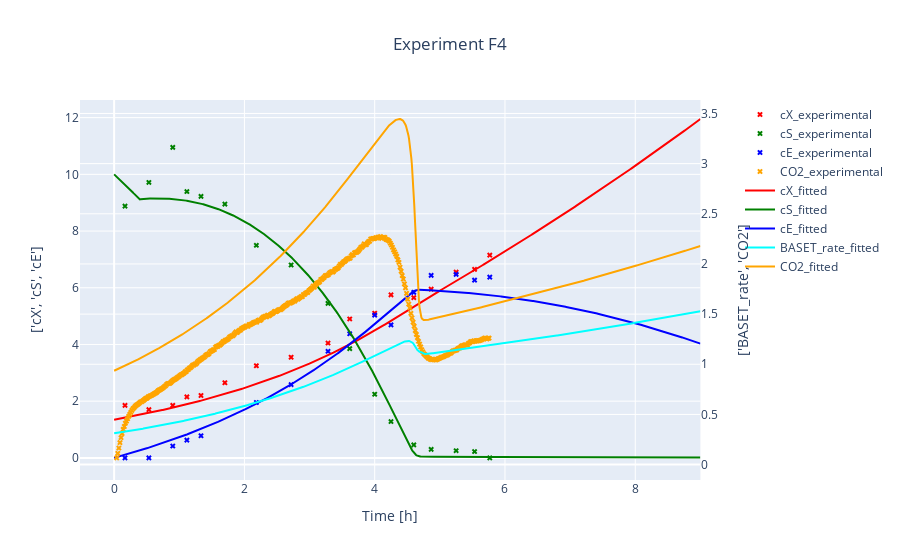
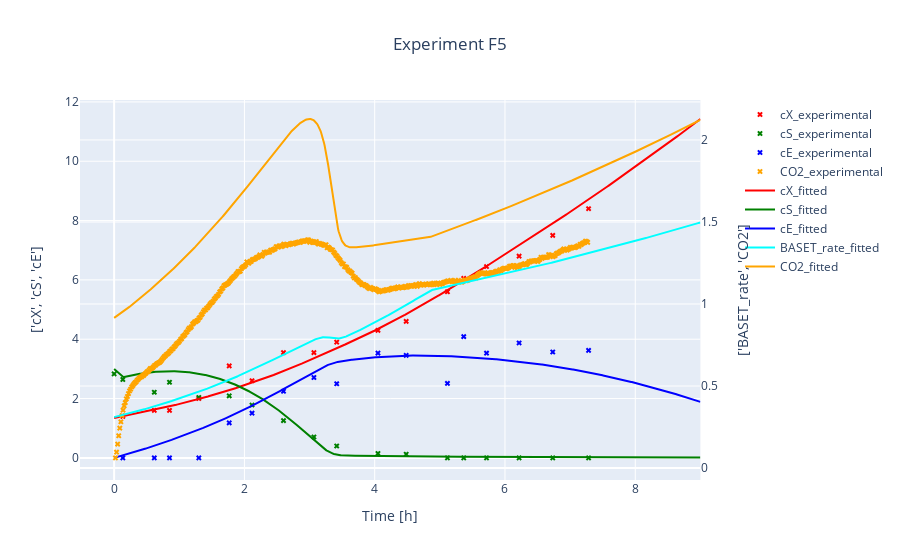
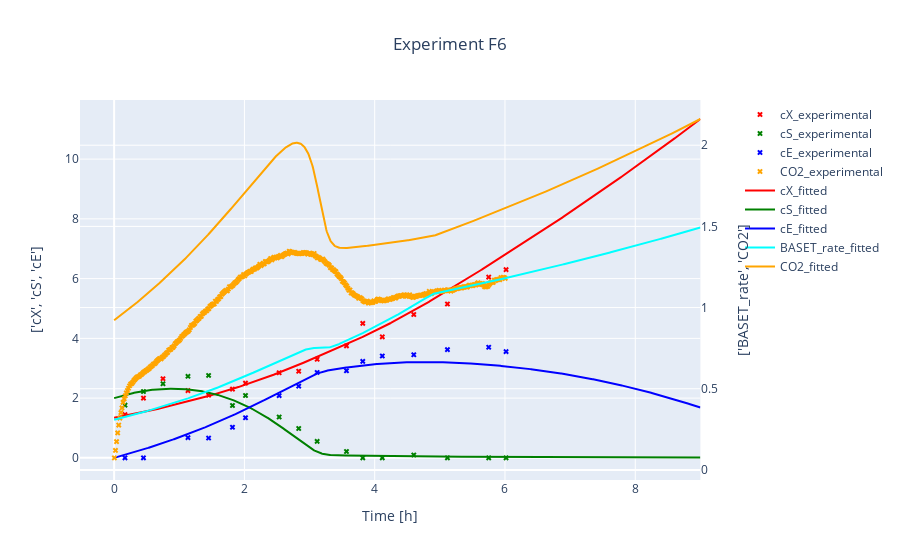
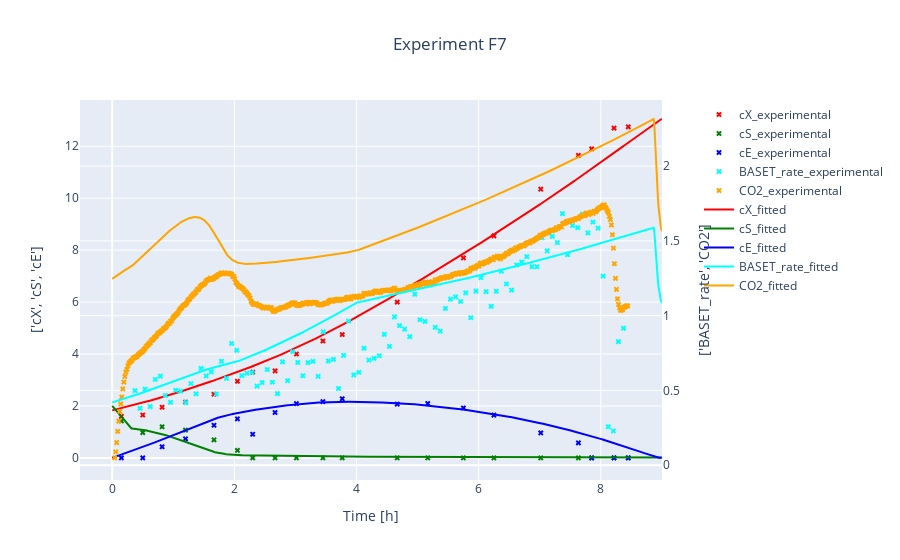

Source (notebook cell) for these figures, in order:
### Code cell
#Get datasets of experiments and simulate for each expriment, save both in seperate dictionaries
#it is necessary to estimate beforehand (yeast.estimate) for good simulation results, because yeast.p takes on the estimated params after estimation
t_grid = np.linspace(0,9,1001)      #artificial t_grid

sim_dict_all = {experiment.exp_id: yeast.simulate(experiment = experiment, t_grid = t_grid) for experiment in experiment_dict.values()}
#experiment_dataset_dict_all = {experiment.exp_id: experiment.dataset for experiment in experiment_dict.values()} # also possible to give

#visualize experiments and simulated data simultaneously
for exp_id  in experiment_dict.keys():
    title = "Experiment {0}".format(exp_id) 
    visualize(experiment_dict[exp_id] , sim_dict_all[exp_id], title = title, suffix_1= "_experimental", suffix_2 = "_fitted")

### Figure 1 — Plotly figure (JSON) as saved in the notebook; plotly's stock layout.template omitted (floating-point values rounded to 4 significant figures; data arrays with more than 128 entries replaced by an {"elided": "..."} marker saying what was removed)
{"data": [{"marker": {"color": "red", "size": 5, "symbol": "x"}, "mode": "markers", "name": "cX_experimental", "type": "scatter", "x": [0, 0.1667, 0.5333, 0.9, 1.117, 1.333, 1.7, 2.183, 2.717, 3.283, 3.617, 4, 4.25, 4.6, 4.867, 5.25, 5.533, 5.767], "xaxis": "x", "y": [null, 1.85, 1.7, 1.85, 2.15, 2.2, 2.65, 3.25, 3.55, 4.05, 4.9, 5.1, 5.75, 5.65, 5.95, 6.55, 6.65, 7.15], "yaxis": "y"}, {"marker": {"color": "green", "size": 5, "symbol": "x"}, "mode": "markers", "name": "cS_experimental", "type": "scatter", "x": [0, 0.1667, 0.5333, 0.9, 1.117, 1.333, 1.7, 2.183, 2.717, 3.283, 3.617, 4, 4.25, 4.6, 4.867, 5.25, 5.533, 5.767], "xaxis": "x", "y": [null, 8.879, 9.714, 10.95, 9.394, 9.222, 8.95, 7.498, 6.802, 5.449, 3.853, 2.245, 1.281, 0.4575, 0.2988, 0.2528, 0.223, 0], "yaxis": "y"}, {"marker": {"color": "blue", "size": 5, "symbol": "x"}, "mode": "markers", "name": "cE_experimental", "type": "scatter", "x": [0, 0.1667, 0.5333, 0.9, 1.117, 1.333, 1.7, 2.183, 2.717, 3.283, 3.617, 4, 4.25, 4.6, 4.867, 5.25, 5.533, 5.767], "xaxis": "x", "y": [null, 0, 0, 0.4172, 0.6247, 0.7807, null, 1.953, 2.585, 3.759, 4.379, 5.034, 4.689, 5.837, 6.437, 6.472, 6.267, 6.374], "yaxis": "y"}, {"marker": {"color": "orange", "size": 5, "symbol": "x"}, "mode": "markers", "name": "CO2_experimental", "type": "scatter", "x": {"elided": "344 float values"}, "xaxis": "x", "y": {"elided": "344 float values"}, "yaxis": "y2"}, {"marker": {"color": "red", "size": 5, "symbol": "x"}, "mode": "lines", "name": "cX_fitted", "type": "scatter", "x": {"elided": "1001 float values"}, "xaxis": "x", "y": {"elided": "1001 float values"}, "yaxis": "y"}, {"marker": {"color": "green", "size": 5, "symbol": "x"}, "mode": "lines", "name": "cS_fitted", "type": "scatter", "x": {"elided": "1001 float values"}, "xaxis": "x", "y": {"elided": "1001 float values"}, "yaxis": "y"}, {"marker": {"color": "blue", "size": 5, "symbol": "x"}, "mode": "lines", "name": "cE_fitted", "type": "scatter", "x": {"elided": "1001 float values"}, "xaxis": "x", "y": {"elided": "1001 float values"}, "yaxis": "y"}, {"marker": {"color": "cyan", "size": 5, "symbol": "x"}, "mode": "lines", "name": "BASET_rate_fitted", "type": "scatter", "x": {"elided": "1001 float values"}, "xaxis": "x", "y": {"elided": "1001 float values"}, "yaxis": "y2"}, {"marker": {"color": "orange", "size": 5, "symbol": "x"}, "mode": "lines", "name": "CO2_fitted", "type": "scatter", "x": {"elided": "1001 float values"}, "xaxis": "x", "y": {"elided": "1001 float values"}, "yaxis": "y2"}], "layout": {"legend": {"x": 1}, "title": {"text": "Experiment F4", "x": 0.5}, "xaxis": {"anchor": "y", "domain": [0, 0.94], "title": {"text": "Time [h]"}}, "yaxis": {"anchor": "x", "domain": [0, 1], "title": {"standoff": 20, "text": "['cX', 'cS', 'cE']"}}, "yaxis2": {"anchor": "x", "overlaying": "y", "side": "right", "title": {"standoff": 20, "text": "['BASET_rate', 'CO2']"}}}}

### Figure 2 — Plotly figure (JSON) as saved in the notebook; plotly's stock layout.template omitted (floating-point values rounded to 4 significant figures; data arrays with more than 128 entries replaced by an {"elided": "..."} marker saying what was removed)
{"data": [{"marker": {"color": "red", "size": 5, "symbol": "x"}, "mode": "markers", "name": "cX_experimental", "type": "scatter", "x": [0, 0.1333, 0.6167, 0.85, 1.3, 1.767, 2.117, 2.6, 3.067, 3.417, 4.05, 4.483, 5.117, 5.367, 5.717, 6.217, 6.733, 7.283], "xaxis": "x", "y": [null, 1.4, 1.6, 1.6, 2, 3.1, 2.6, 3.55, 3.55, 3.9, 4.3, 4.6, 5.6, 6.05, 6.45, 6.8, 7.5, 8.4], "yaxis": "y"}, {"marker": {"color": "green", "size": 5, "symbol": "x"}, "mode": "markers", "name": "cS_experimental", "type": "scatter", "x": [0, 0.1333, 0.6167, 0.85, 1.3, 1.767, 2.117, 2.6, 3.067, 3.417, 4.05, 4.483, 5.117, 5.367, 5.717, 6.217, 6.733, 7.283], "xaxis": "x", "y": [2.832, 2.643, 2.213, 2.55, 2.034, 2.091, 1.781, 1.256, 0.7038, 0.3995, 0.1465, 0.1218, 0, 0, 0, 0, 0, 0], "yaxis": "y"}, {"marker": {"color": "blue", "size": 5, "symbol": "x"}, "mode": "markers", "name": "cE_experimental", "type": "scatter", "x": [0, 0.1333, 0.6167, 0.85, 1.3, 1.767, 2.117, 2.6, 3.067, 3.417, 4.05, 4.483, 5.117, 5.367, 5.717, 6.217, 6.733, 7.283], "xaxis": "x", "y": [null, 0, 0, 0, 0, 1.182, 1.506, 2.246, 2.71, 2.498, 3.533, 3.457, 2.51, 4.089, 3.531, 3.874, 3.568, 3.623], "yaxis": "y"}, {"marker": {"color": "orange", "size": 5, "symbol": "x"}, "mode": "markers", "name": "CO2_experimental", "type": "scatter", "x": {"elided": "436 float values"}, "xaxis": "x", "y": {"elided": "436 float values"}, "yaxis": "y2"}, {"marker": {"color": "red", "size": 5, "symbol": "x"}, "mode": "lines", "name": "cX_fitted", "type": "scatter", "x": {"elided": "1001 float values"}, "xaxis": "x", "y": {"elided": "1001 float values"}, "yaxis": "y"}, {"marker": {"color": "green", "size": 5, "symbol": "x"}, "mode": "lines", "name": "cS_fitted", "type": "scatter", "x": {"elided": "1001 float values"}, "xaxis": "x", "y": {"elided": "1001 float values"}, "yaxis": "y"}, {"marker": {"color": "blue", "size": 5, "symbol": "x"}, "mode": "lines", "name": "cE_fitted", "type": "scatter", "x": {"elided": "1001 float values"}, "xaxis": "x", "y": {"elided": "1001 float values"}, "yaxis": "y"}, {"marker": {"color": "cyan", "size": 5, "symbol": "x"}, "mode": "lines", "name": "BASET_rate_fitted", "type": "scatter", "x": {"elided": "1001 float values"}, "xaxis": "x", "y": {"elided": "1001 float values"}, "yaxis": "y2"}, {"marker": {"color": "orange", "size": 5, "symbol": "x"}, "mode": "lines", "name": "CO2_fitted", "type": "scatter", "x": {"elided": "1001 float values"}, "xaxis": "x", "y": {"elided": "1001 float values"}, "yaxis": "y2"}], "layout": {"legend": {"x": 1}, "title": {"text": "Experiment F5", "x": 0.5}, "xaxis": {"anchor": "y", "domain": [0, 0.94], "title": {"text": "Time [h]"}}, "yaxis": {"anchor": "x", "domain": [0, 1], "title": {"standoff": 20, "text": "['cX', 'cS', 'cE']"}}, "yaxis2": {"anchor": "x", "overlaying": "y", "side": "right", "title": {"standoff": 20, "text": "['BASET_rate', 'CO2']"}}}}

### Figure 3 — Plotly figure (JSON) as saved in the notebook; plotly's stock layout.template omitted (floating-point values rounded to 4 significant figures; data arrays with more than 128 entries replaced by an {"elided": "..."} marker saying what was removed)
{"data": [{"marker": {"color": "red", "size": 5, "symbol": "x"}, "mode": "markers", "name": "cX_experimental", "type": "scatter", "x": [0, 0.1667, 0.45, 0.75, 1.133, 1.45, 1.817, 2.017, 2.533, 2.833, 3.117, 3.567, 3.817, 4.117, 4.6, 5.117, 5.75, 6.017], "xaxis": "x", "y": [null, 1.45, 2, 2.65, 2.25, 2.1, 2.3, 2.5, 2.85, 2.9, 3.3, 3.75, 4.5, 4.05, 4.8, 5.15, 6.05, 6.3], "yaxis": "y"}, {"marker": {"color": "green", "size": 5, "symbol": "x"}, "mode": "markers", "name": "cS_experimental", "type": "scatter", "x": [0, 0.1667, 0.45, 0.75, 1.133, 1.45, 1.817, 2.017, 2.533, 2.833, 3.117, 3.567, 3.817, 4.117, 4.6, 5.117, 5.75, 6.017], "xaxis": "x", "y": [null, 1.765, 2.223, 2.481, 2.73, 2.759, 1.754, 2.087, 1.369, 0.9841, 0.5504, 0.2129, 0, 0, 0.09543, 0, 0, 0], "yaxis": "y"}, {"marker": {"color": "blue", "size": 5, "symbol": "x"}, "mode": "markers", "name": "cE_experimental", "type": "scatter", "x": [0, 0.1667, 0.45, 0.75, 1.133, 1.45, 1.817, 2.017, 2.533, 2.833, 3.117, 3.567, 3.817, 4.117, 4.6, 5.117, 5.75, 6.017], "xaxis": "x", "y": [null, 0, 0, null, 0.6755, 0.6635, 1.026, 1.343, 2.084, 2.4, 2.859, 2.916, 3.229, 3.411, 3.452, 3.623, 3.703, 3.557], "yaxis": "y"}, {"marker": {"color": "orange", "size": 5, "symbol": "x"}, "mode": "markers", "name": "CO2_experimental", "type": "scatter", "x": {"elided": "361 float values"}, "xaxis": "x", "y": {"elided": "361 float values"}, "yaxis": "y2"}, {"marker": {"color": "red", "size": 5, "symbol": "x"}, "mode": "lines", "name": "cX_fitted", "type": "scatter", "x": {"elided": "1001 float values"}, "xaxis": "x", "y": {"elided": "1001 float values"}, "yaxis": "y"}, {"marker": {"color": "green", "size": 5, "symbol": "x"}, "mode": "lines", "name": "cS_fitted", "type": "scatter", "x": {"elided": "1001 float values"}, "xaxis": "x", "y": {"elided": "1001 float values"}, "yaxis": "y"}, {"marker": {"color": "blue", "size": 5, "symbol": "x"}, "mode": "lines", "name": "cE_fitted", "type": "scatter", "x": {"elided": "1001 float values"}, "xaxis": "x", "y": {"elided": "1001 float values"}, "yaxis": "y"}, {"marker": {"color": "cyan", "size": 5, "symbol": "x"}, "mode": "lines", "name": "BASET_rate_fitted", "type": "scatter", "x": {"elided": "1001 float values"}, "xaxis": "x", "y": {"elided": "1001 float values"}, "yaxis": "y2"}, {"marker": {"color": "orange", "size": 5, "symbol": "x"}, "mode": "lines", "name": "CO2_fitted", "type": "scatter", "x": {"elided": "1001 float values"}, "xaxis": "x", "y": {"elided": "1001 float values"}, "yaxis": "y2"}], "layout": {"legend": {"x": 1}, "title": {"text": "Experiment F6", "x": 0.5}, "xaxis": {"anchor": "y", "domain": [0, 0.94], "title": {"text": "Time [h]"}}, "yaxis": {"anchor": "x", "domain": [0, 1], "title": {"standoff": 20, "text": "['cX', 'cS', 'cE']"}}, "yaxis2": {"anchor": "x", "overlaying": "y", "side": "right", "title": {"standoff": 20, "text": "['BASET_rate', 'CO2']"}}}}

### Figure 4 — Plotly figure (JSON) as saved in the notebook; plotly's stock layout.template omitted (floating-point values rounded to 4 significant figures; data arrays with more than 128 entries replaced by an {"elided": "..."} marker saying what was removed)
{"data": [{"marker": {"color": "red", "size": 5, "symbol": "x"}, "mode": "markers", "name": "cX_experimental", "type": "scatter", "x": [0, 0.15, 0.5, 0.8167, 1.2, 1.667, 2.05, 2.3, 2.667, 3.017, 3.45, 3.767, 4.667, 5.167, 5.75, 6.25, 7.017, 7.633, 7.85, 8.217, 8.45], "xaxis": "x", "y": [null, 1.6, 1.65, 1.95, 2.15, 2.45, 2.95, 3.3, 3.35, 4, 4.5, 4.75, 6, 6.75, 7.7, 8.55, 10.35, 11.65, 11.9, 12.7, 12.75], "yaxis": "y"}, {"marker": {"color": "green", "size": 5, "symbol": "x"}, "mode": "markers", "name": "cS_experimental", "type": "scatter", "x": [0, 0.15, 0.5, 0.8167, 1.2, 1.667, 2.05, 2.3, 2.667, 3.017, 3.45, 3.767, 4.667, 5.167, 5.75, 6.25, 7.017, 7.633, 7.85, 8.217, 8.45], "xaxis": "x", "y": [null, 1.419, 0.9746, 1.198, 1.068, 0.6934, 0.2877, 0, 0, 0, 0, 0, 0, 0, 0, 0, 0, 0, 0, 0, 0], "yaxis": "y"}, {"marker": {"color": "blue", "size": 5, "symbol": "x"}, "mode": "markers", "name": "cE_experimental", "type": "scatter", "x": [0, 0.15, 0.5, 0.8167, 1.2, 1.667, 2.05, 2.3, 2.667, 3.017, 3.45, 3.767, 4.667, 5.167, 5.75, 6.25, 7.017, 7.633, 7.85, 8.217, 8.45], "xaxis": "x", "y": [null, 0, 0, 0.428, 0.7334, 1.257, 1.504, 0.9111, 1.747, 2.091, 2.164, 2.277, 2.069, 2.095, 1.923, 1.645, 0.9623, 0.5794, 0, 0, 0], "yaxis": "y"}, {"marker": {"color": "cyan", "size": 5, "symbol": "x"}, "mode": "markers", "name": "BASET_rate_experimental", "type": "scatter", "x": [0.03833, 0.1217, 0.205, 0.2883, 0.3717, 0.455, 0.5383, 0.6217, 0.705, 0.7883, 0.8717, 0.955, 1.038, 1.122, 1.205, 1.288, 1.372, 1.455, 1.538, 1.622, 1.705, 1.788, 1.872, 1.955, 2.038, 2.122, 2.205, 2.288, 2.372, 2.455, 2.538, 2.622, 2.705, 2.788, 2.872, 2.955, 3.038, 3.122, 3.205, 3.288, 3.372, 3.455, 3.538, 3.622, 3.705, 3.788, 3.872, 3.955, 4.038, 4.122, 4.205, 4.288, 4.372, 4.455, 4.538, 4.622, 4.705, 4.788, 4.872, 4.955, 5.038, 5.122, 5.205, 5.288, 5.372, 5.455, 5.538, 5.622, 5.705, 5.788, 5.872, 5.955, 6.038, 6.122, 6.205, 6.288, 6.372, 6.455, 6.538, 6.622, 6.705, 6.788, 6.872, 6.955, 7.038, 7.122, 7.205, 7.288, 7.372, 7.455, 7.538, 7.622, 7.705, 7.788, 7.872, 7.955, 8.038, 8.122, 8.205, 8.288, 8.372], "xaxis": "x", "y": [null, null, null, null, 0.499, 0.38, 0.509, 0.392, 0.574, 0.596, 0.466, 0.42, 0.501, 0.495, 0.418, 0.546, 0.477, 0.648, 0.597, 0.624, 0.476, 0.695, 0.581, 0.814, 0.768, 0.599, 0.616, 0.62, 0.529, 0.553, 0.64, 0.555, 0.479, 0.691, 0.565, 0.76, 0.687, 0.598, 0.686, 0.694, 0.594, 0.892, 0.697, 0.708, 0.513, 0.734, 0.963, 0.604, 0.621, 0.782, 0.703, 0.714, 0.732, 0.875, 0.795, 0.992, 0.933, 0.91, 0.86, 1.143, 0.973, 0.962, 1.205, 0.922, 0.896, 1.048, 1.111, 1.126, 1.095, 1.152, 0.987, 1.164, 1.254, 1.161, 1.062, 1.163, 1.297, 1.212, 1.171, 1.339, 1.359, 1.395, 1.327, 1.327, 1.521, 1.433, 1.53, 1.488, 1.682, 1.407, 1.603, 1.589, 1.68, 1.554, 1.626, 1.585, 1.264, 0.257, 0.229, 0.826, 0.916], "yaxis": "y2"}, {"marker": {"color": "orange", "size": 5, "symbol": "x"}, "mode": "markers", "name": "CO2_experimental", "type": "scatter", "x": {"elided": "505 float values"}, "xaxis": "x", "y": {"elided": "505 float values"}, "yaxis": "y2"}, {"marker": {"color": "red", "size": 5, "symbol": "x"}, "mode": "lines", "name": "cX_fitted", "type": "scatter", "x": {"elided": "1001 float values"}, "xaxis": "x", "y": {"elided": "1001 float values"}, "yaxis": "y"}, {"marker": {"color": "green", "size": 5, "symbol": "x"}, "mode": "lines", "name": "cS_fitted", "type": "scatter", "x": {"elided": "1001 float values"}, "xaxis": "x", "y": {"elided": "1001 float values"}, "yaxis": "y"}, {"marker": {"color": "blue", "size": 5, "symbol": "x"}, "mode": "lines", "name": "cE_fitted", "type": "scatter", "x": {"elided": "1001 float values"}, "xaxis": "x", "y": {"elided": "1001 float values"}, "yaxis": "y"}, {"marker": {"color": "cyan", "size": 5, "symbol": "x"}, "mode": "lines", "name": "BASET_rate_fitted", "type": "scatter", "x": {"elided": "1001 float values"}, "xaxis": "x", "y": {"elided": "1001 float values"}, "yaxis": "y2"}, {"marker": {"color": "orange", "size": 5, "symbol": "x"}, "mode": "lines", "name": "CO2_fitted", "type": "scatter", "x": {"elided": "1001 float values"}, "xaxis": "x", "y": {"elided": "1001 float values"}, "yaxis": "y2"}], "layout": {"legend": {"x": 1}, "title": {"text": "Experiment F7", "x": 0.5}, "xaxis": {"anchor": "y", "domain": [0, 0.94], "title": {"text": "Time [h]"}}, "yaxis": {"anchor": "x", "domain": [0, 1], "title": {"standoff": 20, "text": "['cX', 'cS', 'cE']"}}, "yaxis2": {"anchor": "x", "overlaying": "y", "side": "right", "title": {"standoff": 20, "text": "['BASET_rate', 'CO2']"}}}}
